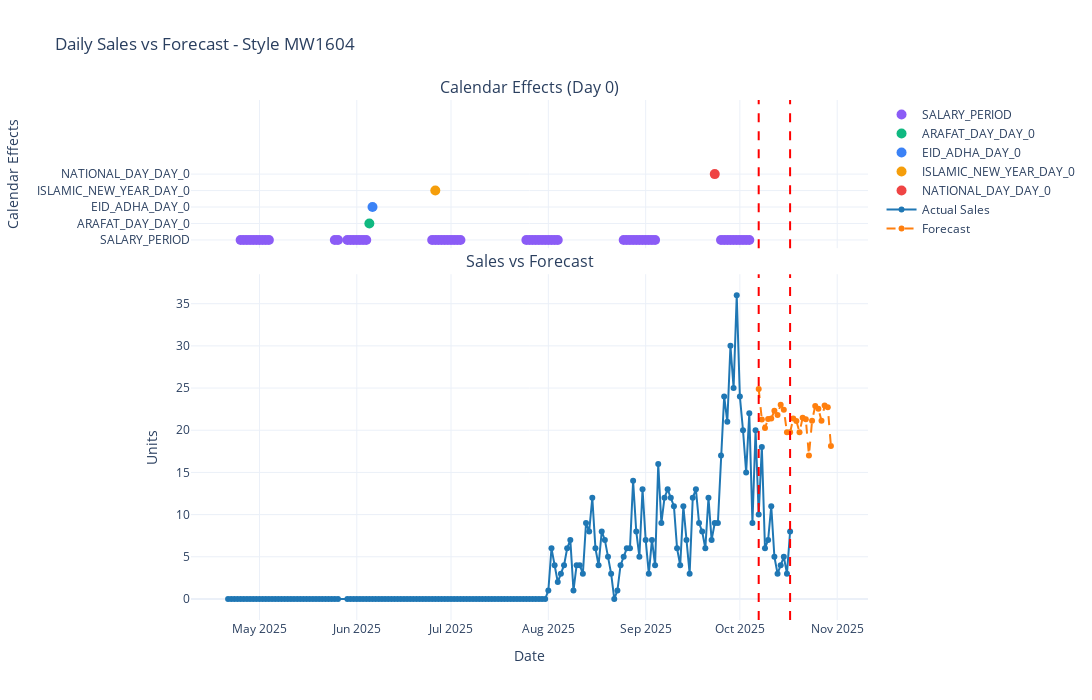

Source (notebook cell):
### Code cell
# Example usage
SELECTED_STYLE = "MW1604" 
pdf_product, plot = FEVAL.plot_product_details_daily_short(validation_data, SELECTED_STYLE, products_df=products, EVALUATION_START_DATE=EVALUATION_START_DATE, EVALUATION_END_DATE=EVALUATION_END_DATE)
plot.show()

### Figure 1 — Plotly figure (JSON) as saved in the notebook; plotly's stock layout.template omitted (floating-point values rounded to 4 significant figures; data arrays with more than 128 entries replaced by an {"elided": "..."} marker saying what was removed)
{"data": [{"marker": {"color": "#8B5CF6", "size": 10}, "mode": "markers", "name": "SALARY_PERIOD", "showlegend": true, "type": "scatter", "x": ["2025-04-25T00:00:00", "2025-04-26T00:00:00", "2025-04-27T00:00:00", "2025-04-28T00:00:00", "2025-04-29T00:00:00", "2025-04-30T00:00:00", "2025-05-01T00:00:00", "2025-05-02T00:00:00", "2025-05-03T00:00:00", "2025-05-04T00:00:00", "2025-05-25T00:00:00", "2025-05-26T00:00:00", "2025-05-29T00:00:00", "2025-05-30T00:00:00", "2025-05-31T00:00:00", "2025-06-01T00:00:00", "2025-06-02T00:00:00", "2025-06-03T00:00:00", "2025-06-04T00:00:00", "2025-06-25T00:00:00", "2025-06-26T00:00:00", "2025-06-27T00:00:00", "2025-06-28T00:00:00", "2025-06-29T00:00:00", "2025-06-30T00:00:00", "2025-07-01T00:00:00", "2025-07-02T00:00:00", "2025-07-03T00:00:00", "2025-07-04T00:00:00", "2025-07-25T00:00:00", "2025-07-26T00:00:00", "2025-07-27T00:00:00", "2025-07-28T00:00:00", "2025-07-29T00:00:00", "2025-07-30T00:00:00", "2025-07-31T00:00:00", "2025-08-01T00:00:00", "2025-08-02T00:00:00", "2025-08-03T00:00:00", "2025-08-04T00:00:00", "2025-08-25T00:00:00", "2025-08-26T00:00:00", "2025-08-27T00:00:00", "2025-08-28T00:00:00", "2025-08-29T00:00:00", "2025-08-30T00:00:00", "2025-08-31T00:00:00", "2025-09-01T00:00:00", "2025-09-02T00:00:00", "2025-09-03T00:00:00", "2025-09-04T00:00:00", "2025-09-25T00:00:00", "2025-09-26T00:00:00", "2025-09-27T00:00:00", "2025-09-28T00:00:00", "2025-09-29T00:00:00", "2025-09-30T00:00:00", "2025-10-01T00:00:00", "2025-10-02T00:00:00", "2025-10-03T00:00:00", "2025-10-04T00:00:00"], "xaxis": "x", "y": [1, 1, 1, 1, 1, 1, 1, 1, 1, 1, 1, 1, 1, 1, 1, 1, 1, 1, 1, 1, 1, 1, 1, 1, 1, 1, 1, 1, 1, 1, 1, 1, 1, 1, 1, 1, 1, 1, 1, 1, 1, 1, 1, 1, 1, 1, 1, 1, 1, 1, 1, 1, 1, 1, 1, 1, 1, 1, 1, 1, 1], "yaxis": "y"}, {"marker": {"color": "#10B981", "size": 10}, "mode": "markers", "name": "ARAFAT_DAY_DAY_0", "showlegend": true, "type": "scatter", "x": ["2025-06-05T00:00:00"], "xaxis": "x", "y": [2], "yaxis": "y"}, {"marker": {"color": "#3B82F6", "size": 10}, "mode": "markers", "name": "EID_ADHA_DAY_0", "showlegend": true, "type": "scatter", "x": ["2025-06-06T00:00:00"], "xaxis": "x", "y": [3], "yaxis": "y"}, {"marker": {"color": "#F59E0B", "size": 10}, "mode": "markers", "name": "ISLAMIC_NEW_YEAR_DAY_0", "showlegend": true, "type": "scatter", "x": ["2025-06-26T00:00:00"], "xaxis": "x", "y": [4], "yaxis": "y"}, {"marker": {"color": "#EF4444", "size": 10}, "mode": "markers", "name": "NATIONAL_DAY_DAY_0", "showlegend": true, "type": "scatter", "x": ["2025-09-23T00:00:00"], "xaxis": "x", "y": [5], "yaxis": "y"}, {"line": {"color": "#1f77b4", "width": 2}, "marker": {"size": 6}, "mode": "lines+markers", "name": "Actual Sales", "type": "scatter", "x": {"elided": "191 str values"}, "xaxis": "x2", "y": {"elided": "191 int values"}, "yaxis": "y2"}, {"line": {"color": "#ff7f0e", "dash": "dash", "width": 2}, "marker": {"size": 6}, "mode": "lines+markers", "name": "Forecast", "type": "scatter", "x": {"elided": "191 str values"}, "xaxis": "x2", "y": {"elided": "191 float values"}, "yaxis": "y2"}], "layout": {"annotations": [{"font": {"size": 16}, "showarrow": false, "text": "Calendar Effects (Day 0)", "x": 0.5, "xanchor": "center", "xref": "paper", "y": 1, "yanchor": "bottom", "yref": "paper"}, {"font": {"size": 16}, "showarrow": false, "text": "Sales vs Forecast", "x": 0.5, "xanchor": "center", "xref": "paper", "y": 0.665, "yanchor": "bottom", "yref": "paper"}], "height": 700, "legend": {"orientation": "v", "x": 1.02, "xanchor": "left", "y": 1, "yanchor": "top"}, "shapes": [{"line": {"color": "#ff0000", "dash": "dash", "width": 2}, "type": "line", "x0": "2025-10-07T00:00:00", "x1": "2025-10-07T00:00:00", "xref": "x", "y0": 0, "y1": 1, "yref": "y domain"}, {"line": {"color": "#ff0000", "dash": "dash", "width": 2}, "type": "line", "x0": "2025-10-17T00:00:00", "x1": "2025-10-17T00:00:00", "xref": "x", "y0": 0, "y1": 1, "yref": "y domain"}, {"line": {"color": "#ff0000", "dash": "dash", "width": 2}, "type": "line", "x0": "2025-10-07T00:00:00", "x1": "2025-10-07T00:00:00", "xref": "x2", "y0": 0, "y1": 1, "yref": "y2 domain"}, {"line": {"color": "#ff0000", "dash": "dash", "width": 2}, "type": "line", "x0": "2025-10-17T00:00:00", "x1": "2025-10-17T00:00:00", "xref": "x2", "y0": 0, "y1": 1, "yref": "y2 domain"}], "title": {"text": "Daily Sales vs Forecast - Style MW1604"}, "width": 1400, "xaxis": {"anchor": "y", "domain": [0, 1], "matches": "x2", "showticklabels": false}, "xaxis2": {"anchor": "y2", "domain": [0, 1], "title": {"text": "Date"}}, "yaxis": {"anchor": "x", "domain": [0.715, 1], "range": [0.5, 9.5], "ticktext": ["SALARY_PERIOD", "ARAFAT_DAY_DAY_0", "EID_ADHA_DAY_0", "ISLAMIC_NEW_YEAR_DAY_0", "NATIONAL_DAY_DAY_0"], "tickvals": [1, 2, 3, 4, 5], "title": {"text": "Calendar Effects"}}, "yaxis2": {"anchor": "x2", "domain": [0, 0.665], "title": {"text": "Units"}}}}
